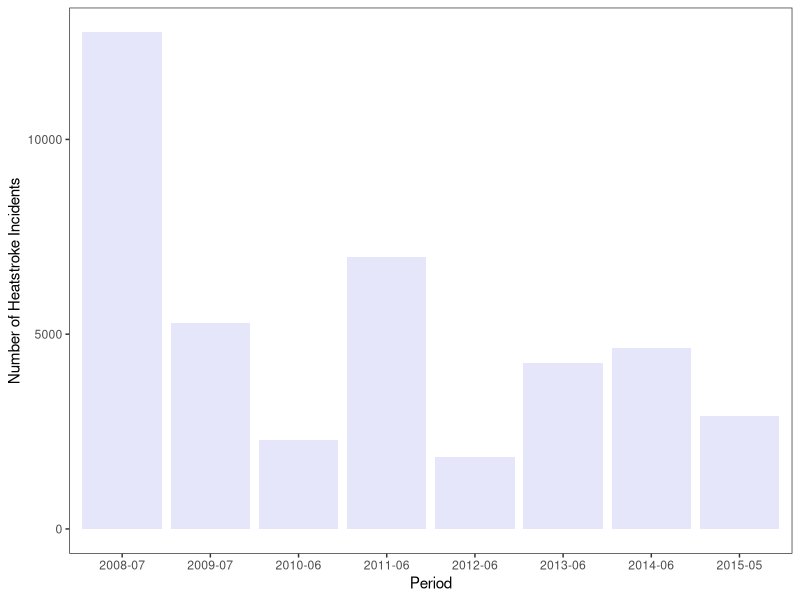

The R script that drew this image:
library(tidyverse)
library(ggthemes)

data <- read_csv("data/analysis_data/stroke.csv")

data <- data |>
  group_by(period) |>
  summarise(num = sum(people_transported, na.rm = TRUE))

plot <- data |>
  ggplot(
    mapping = aes(x = period, y = num)
  ) +
  geom_bar(stat = "identity", fill = "lavender") +
  theme_test() +
  labs(x = "Period", y = "Number of Heatstroke Incidents")

ggsave("other/figures/figure4.png", plot)